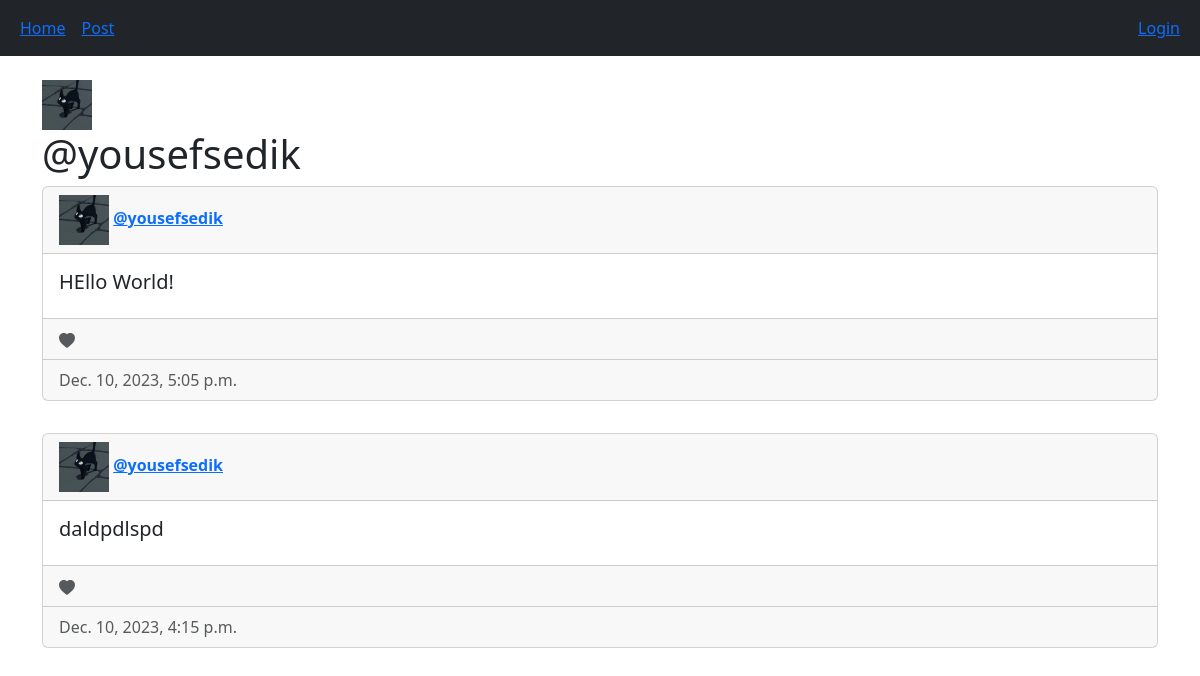
Page /profile/yousefsedik on the committed database.
### main/models.py (models this page shows, shortened)
class User(AbstractUser):
    name = models.CharField(max_length=50, null=True)
    email = models.EmailField(unique=True, null=True)
    avatar = models.ImageField(default = 'default.png', null=True)
    USERNAME_FIELD = 'email'
    REQUIRED_FIELDS = []

class Post(models.Model):
    author = models.ForeignKey(User, on_delete=models.CASCADE)
    post_text = models.TextField(max_length=200, unique_for_date='')
    created_at = models.DateTimeField(auto_now_add=True)
    updated_at = models.DateTimeField(auto_now=True)
    likes = models.ManyToManyField(User, related_name='liked_posts', blank=True)
    objects = PostManager()
    class Meta:
        ordering  = ["-created_at"]

### main/views.py (the view)
# urls.py: path('profile/<str:username>', view_profile, name = 'view_profile'),
def view_profile(re, username):
    context = {}
    if re.method == 'POST':
        delete_post(re)
    context['username'] = username
    try:
        profile = models.User.objects.get(username=username)
        context['profile'] = profile
        profile_posts = models.Post.objects.filter(author=profile)
        context['posts'] = profile_posts
    except:
        return render(re, '404.html')
    return render(re, 'main/view_profile.html', context)

### main/templates/main/view_profile.html (shortened to what this page needs)
{% extends 'main/base.html' %}
{% block content %}
    <br>
    <div class="col-12 col-md-3 col-xl-2 bd-sidebar">
        <img src="{{ profile.avatar.url }}" alt="" width="50" height="50">
        <h1>@{{ username }}</h1>
    </div>
    <div class="content">
        {% include 'main/show_posts.html' %}
    </div>
{% endblock content %}

### main/templates/main/base.html (shortened to what this page needs)
{% load static %}
{% load crispy_forms_tags %}
<!DOCTYPE html>
<html lang="en">
<head>
    <link rel="stylesheet" href="{% static 'css/bootstrap.min.css' %}">
    <link rel="stylesheet" href="{% static 'css/all.min.css' %}">
    <link rel="stylesheet" href="{% static 'css/style.css' %}">
</head>
<body>
  <nav class="navbar navbar-expand-lg navbar-dark bg-dark">
     <div class="container-fluid">
          <div>
            <ul class="navbar-nav">
                <li class="nav-link" > <a href="/home"> Home</a></li>
                <li class="nav-link" ><a href="{% url 'create_post' %}"> Post</a></li>
            </ul>
          </div>
          <div>
            <ul class="navbar-nav">
                {% if user.is_authenticated %}
                <li class="nav-link active mt-2" > logged in as<a href="{% url 'view_profile' user.username %}">  @{{ user.username }} |</a></li>
                <form action="{% url 'logout' %}" method="post">
                  {% csrf_token %}
                  <li class="nav-link"  id="logout"> <button type="submit" class="btn btn-danger" > Logout</button></li>
                </form>
                {% else %}
                <li class="nav-link" > <a href="{% url 'login' %}"> Login</a></li>
                {% endif %}
            </ul>
          </div>
</div>
  </nav>
  <div class="container">
    {% block content %}
    {% endblock content %}
  </div>
</body>
</html>

### main/templates/main/show_posts.html (shortened to what this page needs)
{% for post in posts %}
<div class="card mt-2">
    <div class="card-header">
        <img src="{{ post.author.avatar.url }}" alt="" width="50" height="50">
        <strong><a href="{% url 'view_profile' post.author.username %}">@{{ post.author.username }}</a></strong></div>
    <div class="card-body d-flex flex-row justify-content-between">
                  <div>
                      <h5 class="card-title"> {{ post.post_text}} </h5>
                    </div>
                </div>
                {% include 'main/like_btn.html' %}
                {% include 'main/viewDateInfo.html' %}
            </div>
       <br>
       {% empty %}
       <h3 style="text-align: center;">No Posts yet :(</h3>
{% endfor %}

### main/templates/main/like_btn.html (shortened to what this page needs)
<div class="card-footer text-muted">
    <svg xmlns="http://www.w3.org/2000/svg" width="16" height="16" fill="currentColor" class="bi bi-heart-fill" viewBox="0 0 16 16">
        <path fill-rule="evenodd" d="M8 1.314C12.438-3.248 23.534 4.735 8 15-7.534 4.736 3.562-3.248 8 1.314"></path>
    </svg>
</div>

### main/templates/main/viewDateInfo.html
<div class="card-footer text-muted">
    {{post.created_at}}
</div>

### static/css/style.css (style rules this page uses)
.content { display: inline; width: 300px; height:1000px; }

### rows in the picture
User: avatar (picture), username "yousefsedik"
Post: author.avatar (picture), author.username "yousefsedik", post_text "HEllo World!", created_at "Dec. 10, 2023, 5:05 p.m."
Post: author.avatar (picture), author.username "yousefsedik", post_text "daldpdlspd", created_at "Dec. 10, 2023, 4:15 p.m."
